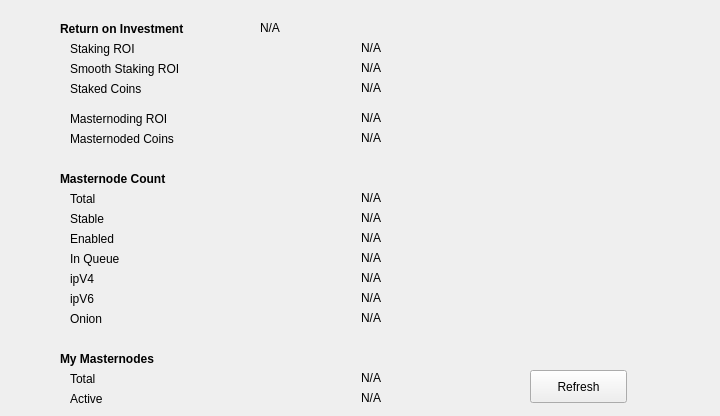
     <widget class="QWidget" name="tab_status">
      <attribute name="title">
       <string>&amp;Blockchain Status</string>
      </attribute>
      <widget class="QLabel" name="ROI">
       <property name="geometry">
        <rect>
         <x>60</x>
         <y>20</y>
         <width>181</width>
         <height>17</height>
        </rect>
       </property>
       <property name="font">
        <font>
         <weight>75</weight>
         <bold>true</bold>
        </font>
       </property>
       <property name="text">
        <string>Return on Investment</string>
       </property>
      </widget>
      <widget class="QLabel" name="stakingROI">
       <property name="geometry">
        <rect>
         <x>70</x>
         <y>40</y>
         <width>171</width>
         <height>17</height>
        </rect>
       </property>
       <property name="text">
        <string>Staking ROI</string>
       </property>
      </widget>
      <widget class="QLabel" name="smooth_staking">
       <property name="geometry">
        <rect>
         <x>70</x>
         <y>60</y>
         <width>171</width>
         <height>17</height>
        </rect>
       </property>
       <property name="text">
        <string>Smooth Staking ROI</string>
       </property>
      </widget>
      <widget class="QLabel" name="staked_coins">
       <property name="geometry">
        <rect>
         <x>70</x>
         <y>80</y>
         <width>171</width>
         <height>17</height>
        </rect>
       </property>
       <property name="text">
        <string>Staked Coins</string>
       </property>
      </widget>
      <widget class="QLabel" name="masternode_ROI">
       <property name="geometry">
        <rect>
         <x>70</x>
         <y>110</y>
         <width>171</width>
         <height>17</height>
        </rect>
       </property>
       <property name="text">
        <string>Masternoding ROI</string>
       </property>
      </widget>
      <widget class="QLabel" name="masternode_coins">
       <property name="geometry">
        <rect>
         <x>70</x>
         <y>130</y>
         <width>171</width>
         <height>17</height>
        </rect>
       </property>
       <property name="text">
        <string>Masternoded Coins</string>
       </property>
      </widget>
      <widget class="QLabel" name="masternode_count">
       <property name="geometry">
        <rect>
         <x>60</x>
         <y>170</y>
         <width>181</width>
         <height>17</height>
        </rect>
       </property>
       <property name="font">
        <font>
         <weight>75</weight>
         <bold>true</bold>
        </font>
       </property>
       <property name="text">
        <string>Masternode Count</string>
       </property>
      </widget>
      <widget class="QLabel" name="total">
       <property name="geometry">
        <rect>
         <x>70</x>
         <y>190</y>
         <width>171</width>
         <height>17</height>
        </rect>
       </property>
       <property name="text">
        <string>Total</string>
       </property>
      </widget>
      <widget class="QLabel" name="stable">
       <property name="geometry">
        <rect>
         <x>70</x>
         <y>210</y>
         <width>171</width>
         <height>17</height>
        </rect>
       </property>
       <property name="text">
        <string>Stable</string>
       </property>
      </widget>
      <widget class="QLabel" name="enabled">
       <property name="geometry">
        <rect>
         <x>70</x>
         <y>230</y>
         <width>171</width>
         <height>17</height>
        </rect>
       </property>
       <property name="text">
        <string>Enabled</string>
       </property>
      </widget>
      <widget class="QLabel" name="inqueue">
       <property name="geometry">
        <rect>
         <x>70</x>
         <y>250</y>
         <width>171</width>
         <height>17</height>
        </rect>
       </property>
       <property name="text">
        <string>In Queue</string>
       </property>
      </widget>
      <widget class="QLabel" name="ipv4">
       <property name="geometry">
        <rect>
         <x>70</x>
         <y>270</y>
         <width>171</width>
         <height>17</height>
        </rect>
       </property>
       <property name="text">
        <string>ipV4</string>
       </property>
      </widget>
      <widget class="QLabel" name="ipv6">
       <property name="geometry">
        <rect>
         <x>70</x>
         <y>290</y>
         <width>171</width>
         <height>17</height>
        </rect>
       </property>
       <property name="text">
        <string>ipV6</string>
       </property>
      </widget>
      <widget class="QLabel" name="onion">
       <property name="geometry">
        <rect>
         <x>70</x>
         <y>310</y>
         <width>171</width>
         <height>17</height>
        </rect>
       </property>
       <property name="text">
        <string>Onion</string>
       </property>
      </widget>
      <widget class="QLabel" name="stkroi">
       <property name="geometry">
        <rect>
         <x>260</x>
         <y>40</y>
         <width>121</width>
         <height>17</height>
        </rect>
       </property>
       <property name="cursor">
        <cursorShape>IBeamCursor</cursorShape>
       </property>
       <property name="text">
        <string>N/A</string>
       </property>
       <property name="textFormat">
        <enum>Qt::PlainText</enum>
       </property>
       <property name="alignment">
        <set>Qt::AlignRight|Qt::AlignVCenter</set>
       </property>
       <property name="textInteractionFlags">
        <set>Qt::LinksAccessibleByMouse|Qt::TextSelectableByKeyboard|Qt::TextSelectableByMouse</set>
       </property>
      </widget>
      <widget class="QLabel" name="ssroi">
       <property name="geometry">
        <rect>
         <x>260</x>
         <y>60</y>
         <width>121</width>
         <height>17</height>
        </rect>
       </property>
       <property name="cursor">
        <cursorShape>IBeamCursor</cursorShape>
       </property>
       <property name="text">
        <string>N/A</string>
       </property>
       <property name="textFormat">
        <enum>Qt::PlainText</enum>
       </property>
       <property name="alignment">
        <set>Qt::AlignRight|Qt::AlignVCenter</set>
       </property>
       <property name="textInteractionFlags">
        <set>Qt::LinksAccessibleByMouse|Qt::TextSelectableByKeyboard|Qt::TextSelectableByMouse</set>
       </property>
      </widget>
      <widget class="QLabel" name="stkcoins">
       <property name="geometry">
        <rect>
         <x>260</x>
         <y>80</y>
         <width>121</width>
         <height>17</height>
        </rect>
       </property>
       <property name="cursor">
        <cursorShape>IBeamCursor</cursorShape>
       </property>
       <property name="text">
        <string>N/A</string>
       </property>
       <property name="textFormat">
        <enum>Qt::PlainText</enum>
       </property>
       <property name="alignment">
        <set>Qt::AlignRight|Qt::AlignVCenter</set>
       </property>
       <property name="textInteractionFlags">
        <set>Qt::LinksAccessibleByMouse|Qt::TextSelectableByKeyboard|Qt::TextSelectableByMouse</set>
       </property>
      </widget>
      <widget class="QLabel" name="mnroi">
       <property name="geometry">
        <rect>
         <x>260</x>
         <y>110</y>
         <width>121</width>
         <height>17</height>
        </rect>
       </property>
       <property name="cursor">
        <cursorShape>IBeamCursor</cursorShape>
       </property>
       <property name="text">
        <string>N/A</string>
       </property>
       <property name="textFormat">
        <enum>Qt::PlainText</enum>
       </property>
       <property name="alignment">
        <set>Qt::AlignRight|Qt::AlignVCenter</set>
       </property>
       <property name="textInteractionFlags">
        <set>Qt::LinksAccessibleByMouse|Qt::TextSelectableByKeyboard|Qt::TextSelectableByMouse</set>
       </property>
      </widget>
      <widget class="QLabel" name="mncoins">
       <property name="geometry">
        <rect>
         <x>260</x>
         <y>130</y>
         <width>121</width>
         <height>17</height>
        </rect>
       </property>
       <property name="cursor">
        <cursorShape>IBeamCursor</cursorShape>
       </property>
       <property name="text">
        <string>N/A</string>
       </property>
       <property name="textFormat">
        <enum>Qt::PlainText</enum>
       </property>
       <property name="alignment">
        <set>Qt::AlignRight|Qt::AlignVCenter</set>
       </property>
       <property name="textInteractionFlags">
        <set>Qt::LinksAccessibleByMouse|Qt::TextSelectableByKeyboard|Qt::TextSelectableByMouse</set>
       </property>
      </widget>
      <widget class="QLabel" name="totalmn">
       <property name="geometry">
        <rect>
         <x>260</x>
         <y>190</y>
         <width>121</width>
         <height>17</height>
        </rect>
       </property>
       <property name="cursor">
        <cursorShape>IBeamCursor</cursorShape>
       </property>
       <property name="text">
        <string>N/A</string>
       </property>
       <property name="textFormat">
        <enum>Qt::PlainText</enum>
       </property>
       <property name="alignment">
        <set>Qt::AlignRight|Qt::AlignVCenter</set>
       </property>
       <property name="textInteractionFlags">
        <set>Qt::LinksAccessibleByMouse|Qt::TextSelectableByKeyboard|Qt::TextSelectableByMouse</set>
       </property>
      </widget>
      <widget class="QLabel" name="stablemn">
       <property name="geometry">
        <rect>
         <x>260</x>
         <y>210</y>
         <width>121</width>
         <height>17</height>
        </rect>
       </property>
       <property name="cursor">
        <cursorShape>IBeamCursor</cursorShape>
       </property>
       <property name="text">
        <string>N/A</string>
       </property>
       <property name="textFormat">
        <enum>Qt::PlainText</enum>
       </property>
       <property name="alignment">
        <set>Qt::AlignRight|Qt::AlignVCenter</set>
       </property>
       <property name="textInteractionFlags">
        <set>Qt::LinksAccessibleByMouse|Qt::TextSelectableByKeyboard|Qt::TextSelectableByMouse</set>
       </property>
      </widget>
      <widget class="QLabel" name="enabledmn">
       <property name="geometry">
        <rect>
         <x>260</x>
         <y>230</y>
         <width>121</width>
         <height>17</height>
        </rect>
       </property>
       <property name="cursor">
        <cursorShape>IBeamCursor</cursorShape>
       </property>
       <property name="text">
        <string>N/A</string>
       </property>
       <property name="textFormat">
        <enum>Qt::PlainText</enum>
       </property>
       <property name="alignment">
        <set>Qt::AlignRight|Qt::AlignVCenter</set>
       </property>
       <property name="textInteractionFlags">
        <set>Qt::LinksAccessibleByMouse|Qt::TextSelectableByKeyboard|Qt::TextSelectableByMouse</set>
       </property>
      </widget>
      <widget class="QLabel" name="inqmn">
       <property name="geometry">
        <rect>
         <x>260</x>
         <y>250</y>
         <width>121</width>
         <height>17</height>
        </rect>
       </property>
       <property name="cursor">
        <cursorShape>IBeamCursor</cursorShape>
       </property>
       <property name="text">
        <string>N/A</string>
       </property>
       <property name="textFormat">
        <enum>Qt::PlainText</enum>
       </property>
       <property name="alignment">
        <set>Qt::AlignRight|Qt::AlignVCenter</set>
       </property>
       <property name="textInteractionFlags">
        <set>Qt::LinksAccessibleByMouse|Qt::TextSelectableByKeyboard|Qt::TextSelectableByMouse</set>
       </property>
      </widget>
      <widget class="QLabel" name="ipv4mn">
       <property name="geometry">
        <rect>
         <x>260</x>
         <y>270</y>
         <width>121</width>
         <height>17</height>
        </rect>
       </property>
       <property name="cursor">
        <cursorShape>IBeamCursor</cursorShape>
       </property>
       <property name="text">
        <string>N/A</string>
       </property>
       <property name="textFormat">
        <enum>Qt::PlainText</enum>
       </property>
       <property name="alignment">
        <set>Qt::AlignRight|Qt::AlignVCenter</set>
       </property>
       <property name="textInteractionFlags">
        <set>Qt::LinksAccessibleByMouse|Qt::TextSelectableByKeyboard|Qt::TextSelectableByMouse</set>
       </property>
      </widget>
      <widget class="QLabel" name="ipv6mn">
       <property name="geometry">
        <rect>
         <x>260</x>
         <y>290</y>
         <width>121</width>
         <height>17</height>
        </rect>
       </property>
       <property name="cursor">
        <cursorShape>IBeamCursor</cursorShape>
       </property>
       <property name="text">
        <string>N/A</string>
       </property>
       <property name="textFormat">
        <enum>Qt::PlainText</enum>
       </property>
       <property name="alignment">
        <set>Qt::AlignRight|Qt::AlignVCenter</set>
       </property>
       <property name="textInteractionFlags">
        <set>Qt::LinksAccessibleByMouse|Qt::TextSelectableByKeyboard|Qt::TextSelectableByMouse</set>
       </property>
      </widget>
      <widget class="QLabel" name="onionmn">
       <property name="geometry">
        <rect>
         <x>260</x>
         <y>310</y>
         <width>121</width>
         <height>17</height>
        </rect>
       </property>
       <property name="cursor">
        <cursorShape>IBeamCursor</cursorShape>
       </property>
       <property name="text">
        <string>N/A</string>
       </property>
       <property name="textFormat">
        <enum>Qt::PlainText</enum>
       </property>
       <property name="alignment">
        <set>Qt::AlignRight|Qt::AlignVCenter</set>
       </property>
       <property name="textInteractionFlags">
        <set>Qt::LinksAccessibleByMouse|Qt::TextSelectableByKeyboard|Qt::TextSelectableByMouse</set>
       </property>
      </widget>
      <widget class="QLabel" name="my_masternodes">
       <property name="geometry">
        <rect>
         <x>60</x>
         <y>350</y>
         <width>181</width>
         <height>17</height>
        </rect>
       </property>
       <property name="font">
        <font>
         <weight>75</weight>
         <bold>true</bold>
        </font>
       </property>
       <property name="text">
        <string>My Masternodes</string>
       </property>
      </widget>
      <widget class="QLabel" name="mytotal">
       <property name="geometry">
        <rect>
         <x>70</x>
         <y>370</y>
         <width>171</width>
         <height>17</height>
        </rect>
       </property>
       <property name="text">
        <string>Total</string>
       </property>
      </widget>
      <widget class="QLabel" name="myactive">
       <property name="geometry">
        <rect>
         <x>70</x>
         <y>390</y>
         <width>171</width>
         <height>17</height>
        </rect>
       </property>
       <property name="text">
        <string>Active</string>
       </property>
      </widget>
      <widget class="QLabel" name="mytotalmn">
       <property name="geometry">
        <rect>
         <x>260</x>
         <y>370</y>
         <width>121</width>
         <height>17</height>
        </rect>
       </property>
       <property name="cursor">
        <cursorShape>IBeamCursor</cursorShape>
       </property>
       <property name="text">
        <string>N/A</string>
       </property>
       <property name="textFormat">
        <enum>Qt::PlainText</enum>
       </property>
       <property name="alignment">
        <set>Qt::AlignRight|Qt::AlignVCenter</set>
       </property>
       <property name="textInteractionFlags">
        <set>Qt::LinksAccessibleByMouse|Qt::TextSelectableByKeyboard|Qt::TextSelectableByMouse</set>
       </property>
      </widget>
      <widget class="QLabel" name="myactivemn">
       <property name="geometry">
        <rect>
         <x>260</x>
         <y>390</y>
         <width>121</width>
         <height>17</height>
        </rect>
       </property>
       <property name="cursor">
        <cursorShape>IBeamCursor</cursorShape>
       </property>
       <property name="text">
        <string>N/A</string>
       </property>
       <property name="textFormat">
        <enum>Qt::PlainText</enum>
       </property>
       <property name="alignment">
        <set>Qt::AlignRight|Qt::AlignVCenter</set>
       </property>
       <property name="textInteractionFlags">
        <set>Qt::LinksAccessibleByMouse|Qt::TextSelectableByKeyboard|Qt::TextSelectableByMouse</set>
       </property>
      </widget>
      <widget class="QLabel" name="bststamp">
       <property name="geometry">
        <rect>
         <x>260</x>
         <y>20</y>
         <width>451</width>
         <height>17</height>
        </rect>
       </property>
       <property name="cursor">
        <cursorShape>IBeamCursor</cursorShape>
       </property>
       <property name="text">
        <string>N/A</string>
       </property>
       <property name="textFormat">
        <enum>Qt::PlainText</enum>
       </property>
       <property name="alignment">
        <set>Qt::AlignLeft|Qt::AlignVCenter</set>
       </property>
       <property name="textInteractionFlags">
        <set>Qt::LinksAccessibleByMouse|Qt::TextSelectableByKeyboard|Qt::TextSelectableByMouse</set>
       </property>
      </widget>
      <widget class="QPushButton" name="btn_refresh">
       <property name="geometry">
        <rect>
         <x>530</x>
         <y>370</y>
         <width>97</width>
         <height>33</height>
        </rect>
       </property>
       <property name="text">
        <string>Refresh</string>
       </property>
      </widget>
     </widget>
